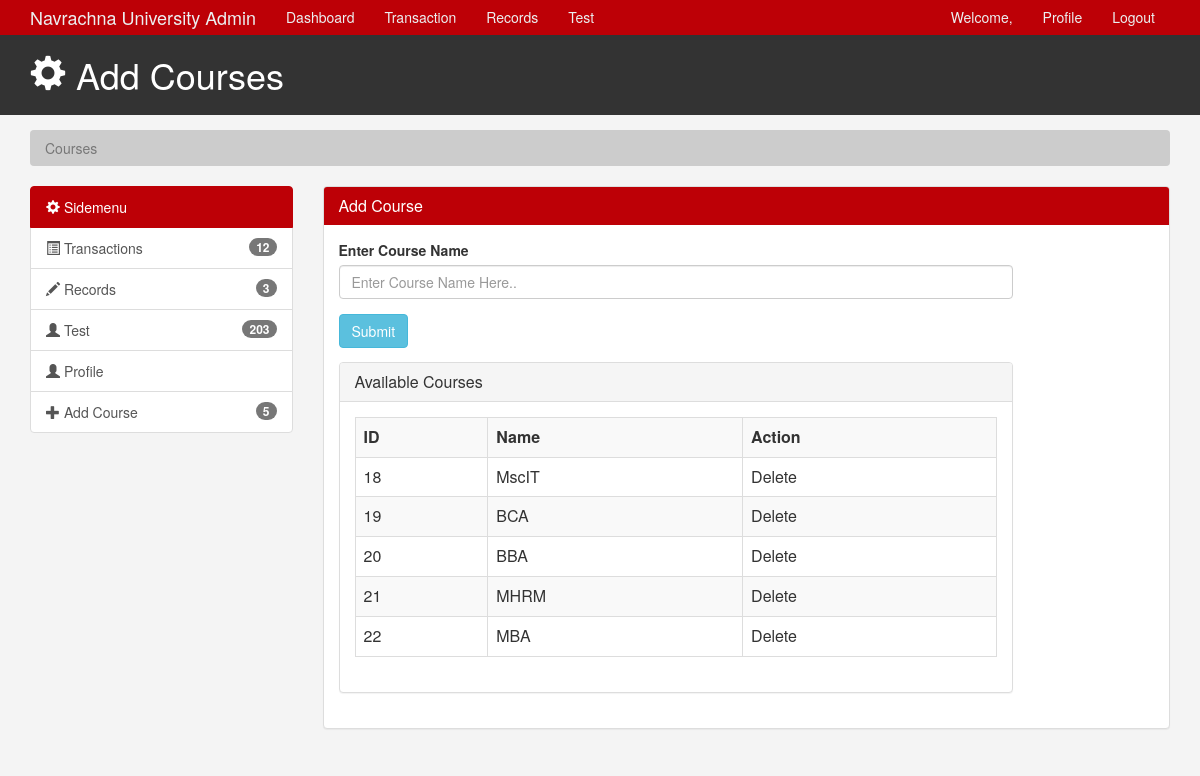
The app's page /admin/addCourse.php (signed in), older data.
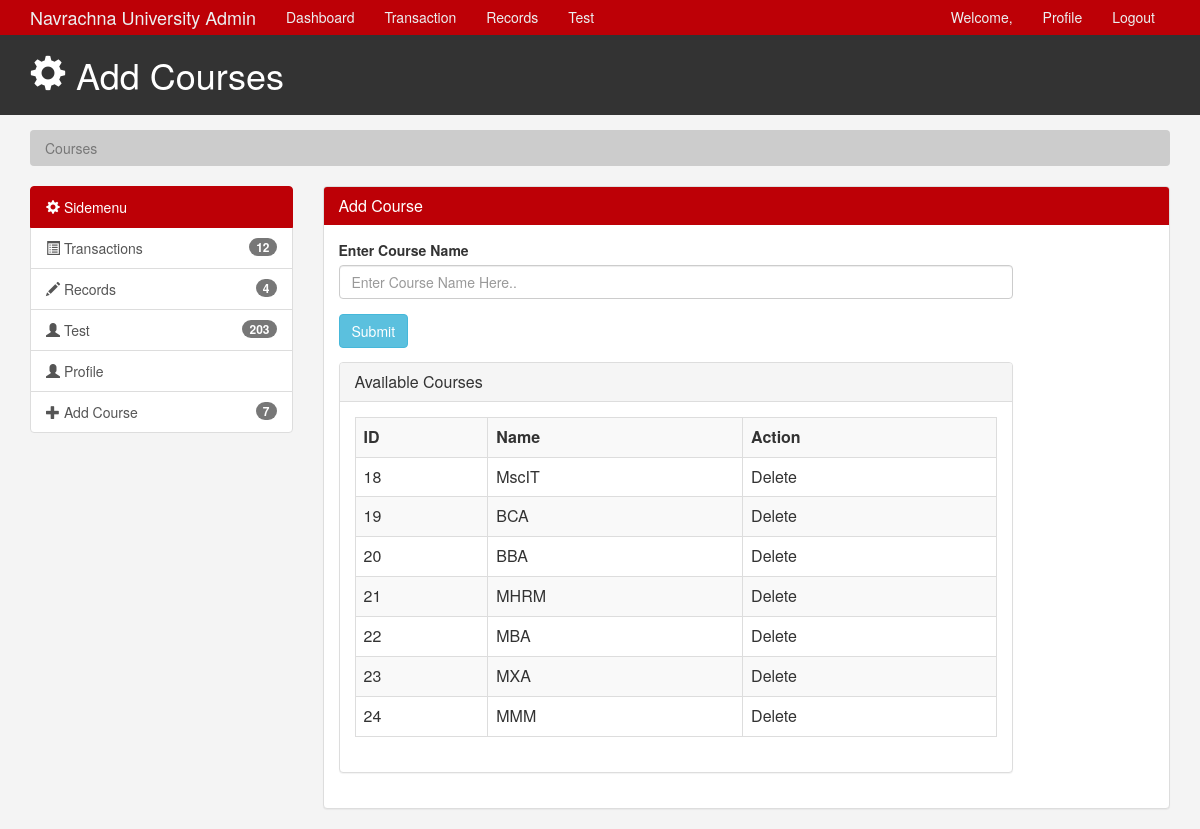
The same page, newer data.
### tables this page shows
CREATE TABLE `courses` (
  `ID` int(2) NOT NULL,
  `coursename` varchar(20) DEFAULT NULL,
  `isActive` tinyint(1) DEFAULT NULL
);

### admin/addCourse.php (the view, shortened to what this page needs)
<?php
	if(isset($_SESSION['email']))
	{
    ?>
<html lang="en">
<head>
   <link href="css/bootstrap.min.css" rel="stylesheet">
   <link href="css/style.css" rel="stylesheet">
</head>
<body>
   <?php include'adminMenu.php' ?>
   <header id="header">
      <div class="container">
         <div class="row">
            <div class="col-md-10">
               <h1><span class="glyphicon glyphicon-cog" aria-hidden="true"></span> Add Courses </h1>
            </div>
         </div>
      </div>
   </header>
   <section id="breadcrumb">
      <div class="container">
         <ol class="breadcrumb">
            <li class="active">Courses</li>
         </ol>
      </div>
   </section>
   <?php include 'side-menu.php' ?>
   <div class="col-md-9">
      <div class="panel panel-default">
         <div class="panel-heading main-color-bg">
            <h3 class="panel-title">Add Course</h3>
         </div>
         <div class="panel-body">
            <div class="row">
               <div class="col-md-10">
                  <form action="adminLoginHandler.php" method="post">
                  <div class="form-group">
                     <label>Enter Course Name</label>
							        <input type="text" name='cname' placeholder="Enter Course Name Here.." class="form-control" required>
						      </div>
                     <input class="btn btn-info" type="submit" name="addCourse" value="Submit">
                     </form>
                     <div class="panel panel-default">
            <div class="panel-heading">
               <h3 class="panel-title">Available Courses</h3>
            </div>
            <div class="panel-body">
               <table class="table table-striped table-hover table-bordered">
                  <tr>
                    <th>ID</th>
                    <th>Name</th>
                    <th>Action</th>
                  </tr>
                <?php
                $mysqli = mysqli_connect($databaseHost,$databaseUsername,$databasePassword,$databaseName);
                $query = "SELECT * FROM courses ORDER BY id";
                $result = mysqli_query($mysqli,$query);
                while($addrow = mysqli_fetch_array($result))
                  {
                    echo "<tr>";
                    echo "<td>$addrow[0]</td>";
                    echo "<td>$addrow[1]</td>";
                    echo "<td> Delete </td>";
                    echo "</tr>";
                  }
                  ?>
               </table>
             </div>
         </div>
                  </div>
               </div>
               </div>
            </div>
         </div>
      </div>
   </div>
   </section>
   </html>
   <?php
  }
else{
?>
  <?php
echo 'not logged in ';
}
?>

### admin/adminMenu.php (shortened to what this page needs)
  <nav class="navbar navbar-default">
  <div class="container">
    <div class="navbar-header">
      <a class="navbar-brand" href="admin.php">Navrachna University Admin</a>
    </div>
    <div id="navbar" class="collapse navbar-collapse">
      <ul class="nav navbar-nav">
        <li><a href="admin.php">Dashboard</a></li>
        <li><a href="#">Transaction</a></li>
        <li><a href="records.php">Records</a></li>
        <li><a href="test-questions.php">Test</a></li>
      </ul>
      <ul class="nav navbar-nav navbar-right">
        <li><a href="#">Welcome, <?php echo $details[1];?> </a></li>
        <li><a href="#"> Profile </a></li>
        <li><a href="logout.php">Logout</a></li>
      </ul>
    </div>
  </div>
</nav>

### admin/side-menu.php (shortened to what this page needs)
<?php
	if(isset($_SESSION['email']))
	{
        $databaseHost = "localhost";
        $databaseUsername = "root";
        $databasePassword = "";
        $databaseName = "admission2018";
        $mysqli = new mysqli($databaseHost,$databaseUsername,$databasePassword,$databaseName);
        $query = "SELECT count(*) FROM student_data";
        $q2 = "SELECT count(*) FROM courses";
        $result = $mysqli->query($query) or die($mysqli->error);
		if($result->num_rows > 0)
		{
			while($row = $result->fetch_assoc())
			{
				foreach($row as $val)
				{
                }
            }
        }
        $result2 = $mysqli->query($q2) or die($mysqli->error);
        if($result2->num_rows > 0)
		{
			while($row2 = $result2->fetch_assoc())
			{
				foreach($row2 as $val2)
				{
                }
            }
        }
	}
?>
<section id="main">
<div class="container">
<div class="row">
<div class="col-md-3">
    <div class="list-group">
        <a href="admin.php" class="list-group-item active main-color-bg">
        <span class="glyphicon glyphicon-cog" aria-hidden="true"></span> Sidemenu</a>
        <a href="#" class="list-group-item"><span class="glyphicon glyphicon-list-alt" aria-hidden="true"></span> Transactions <span class="badge">12</span></a>
        <a href="records.php" class="list-group-item"><span class="glyphicon glyphicon-pencil" aria-hidden="true"></span> Records <span class="badge"><?php echo $val;?></span></a>
        <a href="test-questions.php" class="list-group-item"><span class="glyphicon glyphicon-user" aria-hidden="true"></span> Test <span class="badge">203</span></a>
        <a href="#" class="list-group-item"><span class="glyphicon glyphicon-user" aria-hidden="true"></span> Profile <span class="badge"></span></a>
        <a href="addCourse.php" class="list-group-item"><span class="glyphicon glyphicon-plus" aria-hidden="true"></span> Add Course <span class="badge"><?php echo $val2;?> </span></a>
    </div>
</div>

### admin/css/style.css (style rules this page uses)
body { background:#f4f4f4; }
.navbar { min-height: 33px !important; margin-bottom:0; border-radius:0; }
.navbar-nav > li > a, .navbar-brand { padding-top:6px !important; padding-bottom:0 !important; height: 33px; }
.navbar-default { background-color: #BD0006; border-color: #BD0006; }
.navbar-default .navbar-brand { color: #ecf0f1; }
.navbar-default .navbar-nav > li > a { color: #ecf0f1; }
.navbar-default .navbar-collapse, .navbar-default .navbar-form { border-color: #ecf0f1; }
.main-color-bg { background-color: #BD0006 !important; border-color: #BD0006 !important; color:#ffffff !important; }
#header { background:#333333; color:#ffffff; padding-bottom: 10px; margin-bottom: 15px; }
.breadcrumb { background:#cccccc; color:#333333; }

Row changes from the older to the newer data that the page shows:
added courses: ID "23", coursename "MXA"
added courses: ID "24", coursename "MMM"
Text that changed along with them:
$val: "3" → "4"
$val2: "5" → "7"
